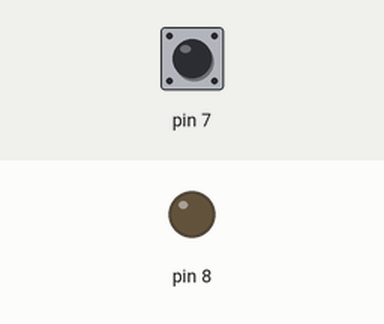
Bench run of a sketch on a simulated Arduino Uno, built with avr-gcc and run on an emulated ATmega328P. Shown: output pins drawn as LEDs (lit = HIGH). Inputs (shaded band) come from the test bench; at power-on: pin 7 HIGH. What the sketch prints to the serial monitor is not drawn.

Above: at 1.2 s.
1.3 s: pin 7 pulsed LOW 5 times (0.12 s each, 0.3 s apart)
At 2.4 s:
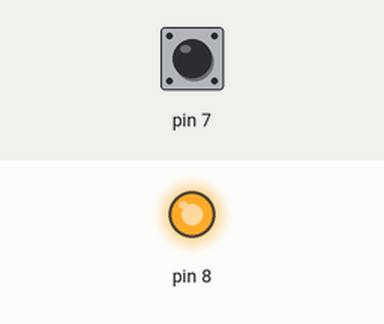
Timing chart, 0 to 4.3 s (numbered marks = the images above; inputs shaded):
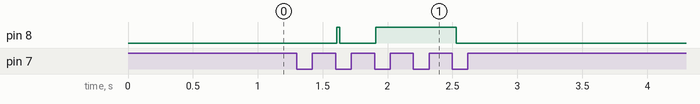

The sketch:

YbQLm5SsQFQ.jpg.ino
```cpp
void setup()
{
  Serial.begin(9600);
  Serial.println("Hello Mike");
  pinMode(7,INPUT_PULLUP);
  pinMode(8,OUTPUT);

}
boolean buttonWasUp = true;
boolean enabledLed = false;
int i = 0;

void loop()
{ //int ter = delay(10);
  boolean buttonIsUp = digitalRead(7);
  if (buttonWasUp && !buttonIsUp){
    delay(10);
    buttonIsUp = digitalRead(7);
    if (!buttonIsUp){
      i++;
     if (i == 3  ){
       i=0;
       enabledLed = !enabledLed;
      digitalWrite(8,enabledLed);
     }
     else if (i==2){
     toggle(8,20);
     }
    }
  }
  buttonWasUp = buttonIsUp;

}

void toggle(int pin, int del)
{
 digitalWrite(pin,HIGH);
 delay(del);
 digitalWrite(pin,LOW);
 delay(del);
}
```

Measured:
- after the input at 1.3 s, pin 8: LOW → HIGH after 0.31 s, → LOW 0.02 s later, → HIGH 0.28 s later, → LOW 0.62 s later
